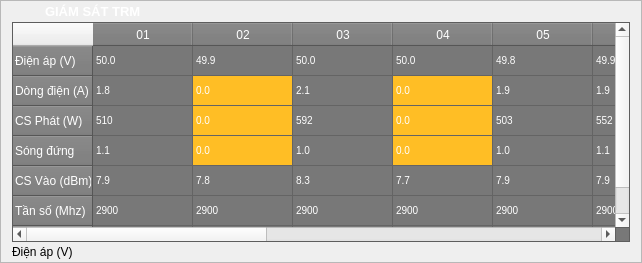
    <widget class="QFrame" name="frame_4">
     <property name="sizePolicy">
      <sizepolicy hsizetype="Preferred" vsizetype="Preferred">
       <horstretch>0</horstretch>
       <verstretch>0</verstretch>
      </sizepolicy>
     </property>
     <property name="minimumSize">
      <size>
       <width>0</width>
       <height>0</height>
      </size>
     </property>
     <property name="maximumSize">
      <size>
       <width>16777215</width>
       <height>16777215</height>
      </size>
     </property>
     <property name="autoFillBackground">
      <bool>false</bool>
     </property>
     <property name="styleSheet">
      <string notr="true">QFrame#frame_4 {
background-color: rgb(80, 80, 80);
border-radius: 10px;
border-width: 2;
border-style: solid;
border-color: rgb(255, 255, 255);
margin-bottom: 5
}
QGroupBox {
border-radius: 5px;
border-width: 2;
border-style: solid;
border-color: rgb(255, 255, 255);
}</string>
     </property>
     <property name="frameShape">
      <enum>QFrame::StyledPanel</enum>
     </property>
     <property name="frameShadow">
      <enum>QFrame::Raised</enum>
     </property>
     <property name="lineWidth">
      <number>0</number>
     </property>
     <layout class="QVBoxLayout" name="verticalLayout_8">
      <property name="spacing">
       <number>3</number>
      </property>
      <property name="topMargin">
       <number>3</number>
      </property>
      <property name="bottomMargin">
       <number>3</number>
      </property>
      <item>
       <widget class="QLabel" name="label_28">
        <property name="maximumSize">
         <size>
          <width>100000</width>
          <height>25</height>
         </size>
        </property>
        <property name="font">
         <font>
          <pointsize>10</pointsize>
          <weight>75</weight>
          <bold>true</bold>
         </font>
        </property>
        <property name="styleSheet">
         <string notr="true">padding-left: 30;
color: white;</string>
        </property>
        <property name="text">
         <string notr="true">GIÁM SÁT TRM</string>
        </property>
        <property name="textFormat">
         <enum>Qt::AutoText</enum>
        </property>
       </widget>
      </item>
      <item>
       <widget class="QTableWidget" name="tableWidget">
        <property name="sizePolicy">
         <sizepolicy hsizetype="Preferred" vsizetype="Expanding">
          <horstretch>0</horstretch>
          <verstretch>0</verstretch>
         </sizepolicy>
        </property>
        <property name="minimumSize">
         <size>
          <width>0</width>
          <height>0</height>
         </size>
        </property>
        <property name="maximumSize">
         <size>
          <width>618</width>
          <height>220</height>
         </size>
        </property>
        <property name="layoutDirection">
         <enum>Qt::LeftToRight</enum>
        </property>
        <property name="styleSheet">
         <string notr="true">QTableWidget {
background-color: rgb(120, 120, 120);
color: white;
font-size: 10px;
}
QHeaderView {
background-color: rgb(120, 120, 120);
color: white;
}
QHeaderView::section {
background-color: rgb(120, 120, 120);
color: white;
height: 23;
width: 80;
}</string>
        </property>
        <property name="lineWidth">
         <number>2</number>
        </property>
        <property name="midLineWidth">
         <number>2</number>
        </property>
        <property name="sizeAdjustPolicy">
         <enum>QAbstractScrollArea::AdjustToContents</enum>
        </property>
        <property name="autoScroll">
         <bool>true</bool>
        </property>
        <property name="selectionMode">
         <enum>QAbstractItemView::ExtendedSelection</enum>
        </property>
        <property name="verticalScrollMode">
         <enum>QAbstractItemView::ScrollPerItem</enum>
        </property>
        <property name="gridStyle">
         <enum>Qt::SolidLine</enum>
        </property>
        <property name="sortingEnabled">
         <bool>false</bool>
        </property>
        <attribute name="horizontalHeaderCascadingSectionResizes">
         <bool>true</bool>
        </attribute>
        <attribute name="horizontalHeaderMinimumSectionSize">
         <number>20</number>
        </attribute>
        <attribute name="verticalHeaderVisible">
         <bool>true</bool>
        </attribute>
        <attribute name="verticalHeaderCascadingSectionResizes">
         <bool>true</bool>
        </attribute>
        <attribute name="verticalHeaderShowSortIndicator" stdset="0">
         <bool>false</bool>
        </attribute>
        <attribute name="verticalHeaderStretchLastSection">
         <bool>false</bool>
        </attribute>
        <row>
         <property name="text">
          <string>Điện áp (V)</string>
         </property>
        </row>
        <row>
         <property name="text">
          <string>Dòng điện (A)</string>
         </property>
        </row>
        <row>
         <property name="text">
          <string>CS Phát (W)</string>
         </property>
        </row>
        <row>
         <property name="text">
          <string>Sóng đứng</string>
         </property>
        </row>
        <row>
         <property name="text">
          <string>CS Vào (dBm)</string>
         </property>
        </row>
        <row>
         <property name="text">
          <string>Tần số (Mhz)</string>
         </property>
        </row>
        <row>
         <property name="text">
          <string>Nhiệt độ (°C)</string>
         </property>
        </row>
        <column>
         <property name="text">
          <string>01</string>
         </property>
        </column>
        <column>
         <property name="text">
          <string>02</string>
         </property>
        </column>
        <column>
         <property name="text">
          <string>03</string>
         </property>
        </column>
        <column>
         <property name="text">
          <string>04</string>
         </property>
        </column>
        <column>
         <property name="text">
          <string>05</string>
         </property>
        </column>
        <column>
         <property name="text">
          <string>06</string>
         </property>
        </column>
        <column>
         <property name="text">
          <string>07</string>
         </property>
        </column>
        <column>
         <property name="text">
          <string>08</string>
         </property>
        </column>
        <column>
         <property name="text">
          <string>09</string>
         </property>
        </column>
        <column>
         <property name="text">
          <string>10</string>
         </property>
        </column>
        <column>
         <property name="text">
          <string>11</string>
         </property>
        </column>
        <column>
         <property name="text">
          <string>12</string>
         </property>
        </column>
        <item row="0" column="0">
         <property name="text">
          <string>50.0</string>
         </property>
         <property name="background">
          <brush brushstyle="NoBrush">
           <color alpha="255">
            <red>120</red>
            <green>120</green>
            <blue>120</blue>
           </color>
          </brush>
         </property>
         <property name="foreground">
          <brush brushstyle="NoBrush">
           <color alpha="255">
            <red>255</red>
            <green>255</green>
            <blue>255</blue>
           </color>
          </brush>
         </property>
        </item>
        <item row="0" column="1">
         <property name="text">
          <string>49.9</string>
         </property>
        </item>
        <item row="0" column="2">
         <property name="text">
          <string>50.0</string>
         </property>
        </item>
        <item row="0" column="3">
         <property name="text">
          <string>50.0</string>
         </property>
        </item>
        <item row="0" column="4">
         <property name="text">
          <string>49.8</string>
         </property>
        </item>
        <item row="0" column="5">
         <property name="text">
          <string>49.9</string>
         </property>
        </item>
        <item row="0" column="6">
         <property name="text">
          <string>50.0</string>
         </property>
        </item>
        <item row="0" column="7">
         <property name="text">
          <string>50.0</string>
         </property>
        </item>
        <item row="0" column="8">
         <property name="text">
          <string>50.0</string>
         </property>
        </item>
        <item row="0" column="9">
         <property name="text">
          <string>49.9</string>
         </property>
        </item>
        <item row="0" column="10">
         <property name="text">
          <string>49.8</string>
         </property>
        </item>
        <item row="0" column="11">
         <property name="text">
          <string>50.0</string>
         </property>
        </item>
        <item row="1" column="0">
         <property name="text">
          <string>1.8</string>
         </property>
        </item>
        <item row="1" column="1">
         <property name="text">
          <string>0.0</string>
         </property>
         <property name="background">
          <brush brushstyle="SolidPattern">
           <color alpha="255">
            <red>255</red>
            <green>190</green>
            <blue>37</blue>
           </color>
          </brush>
         </property>
        </item>
        <item row="1" column="2">
         <property name="text">
          <string>2.1</string>
         </property>
        </item>
        <item row="1" column="3">
         <property name="text">
          <string>0.0</string>
         </property>
         <property name="background">
          <brush brushstyle="SolidPattern">
           <color alpha="255">
            <red>255</red>
            <green>190</green>
            <blue>37</blue>
           </color>
          </brush>
         </property>
        </item>
        <item row="1" column="4">
         <property name="text">
          <string>1.9</string>
         </property>
        </item>
        <item row="1" column="5">
         <property name="text">
          <string>1.9</string>
         </property>
        </item>
        <item row="1" column="6">
         <property name="text">
          <string>2.0</string>
         </property>
        </item>
        <item row="1" column="7">
         <property name="text">
          <string>1.7</string>
         </property>
        </item>
        <item row="1" column="8">
         <property name="text">
          <string>8.2</string>
         </property>
         <property name="background">
          <brush brushstyle="NoBrush">
           <color alpha="255">
            <red>255</red>
            <green>190</green>
            <blue>37</blue>
           </color>
          </brush>
         </property>
        </item>
        <item row="1" column="9">
         <property name="text">
          <string>1.9</string>
         </property>
        </item>
        <item row="1" column="10">
         <property name="text">
          <string>1.8</string>
         </property>
        </item>
        <item row="1" column="11">
         <property name="text">
          <string>1.7</string>
         </property>
        </item>
        <item row="2" column="0">
         <property name="text">
          <string>510</string>
         </property>
        </item>
        <item row="2" column="1">
         <property name="text">
          <string>0.0</string>
         </property>
         <property name="background">
          <brush brushstyle="SolidPattern">
           <color alpha="255">
            <red>255</red>
            <green>190</green>
            <blue>37</blue>
           </color>
          </brush>
         </property>
        </item>
        <item row="2" column="2">
         <property name="text">
          <string>592</string>
         </property>
        </item>
        <item row="2" column="3">
         <property name="text">
          <string>0.0</string>
         </property>
         <property name="background">
          <brush brushstyle="SolidPattern">
           <color alpha="255">
            <red>255</red>
            <green>190</green>
            <blue>37</blue>
           </color>
          </brush>
         </property>
        </item>
        <item row="2" column="4">
         <property name="text">
          <string>503</string>
         </property>
        </item>
        <item row="2" column="5">
         <property name="text">
          <string>552</string>
         </property>
        </item>
        <item row="2" column="6">
         <property name="text">
          <string>477</string>
         </property>
        </item>
        <item row="2" column="7">
         <property name="text">
          <string>512</string>
         </property>
        </item>
        <item row="2" column="8">
         <property name="text">
          <string>0.0</string>
         </property>
         <property name="background">
          <brush brushstyle="NoBrush">
           <color alpha="255">
            <red>255</red>
            <green>190</green>
            <blue>37</blue>
           </color>
          </brush>
         </property>
        </item>
        <item row="2" column="9">
         <property name="text">
          <string>458</string>
         </property>
        </item>
        <item row="2" column="10">
         <property name="text">
          <string>512</string>
         </property>
        </item>
        <item row="2" column="11">
         <property name="text">
          <string>443</string>
         </property>
        </item>
        <item row="3" column="0">
         <property name="text">
          <string>1.1</string>
         </property>
        </item>
        <item row="3" column="1">
         <property name="text">
          <string>0.0</string>
         </property>
         <property name="background">
          <brush brushstyle="SolidPattern">
           <color alpha="255">
            <red>255</red>
            <green>190</green>
            <blue>37</blue>
           </color>
          </brush>
         </property>
        </item>
        <item row="3" column="2">
         <property name="text">
          <string>1.0</string>
         </property>
        </item>
        <item row="3" column="3">
         <property name="text">
          <string>0.0</string>
         </property>
         <property name="background">
          <brush brushstyle="SolidPattern">
           <color alpha="255">
            <red>255</red>
            <green>190</green>
            <blue>37</blue>
           </color>
          </brush>
         </property>
        </item>
        <item row="3" column="4">
         <property name="text">
          <string>1.0</string>
         </property>
        </item>
        <item row="3" column="5">
         <property name="text">
          <string>1.1</string>
         </property>
        </item>
        <item row="3" column="6">
         <property name="text">
          <string>1.0</string>
         </property>
        </item>
        <item row="3" column="7">
         <property name="text">
          <string>1.1</string>
         </property>
        </item>
        <item row="3" column="8">
         <property name="text">
          <string>0.0</string>
         </property>
         <property name="background">
          <brush brushstyle="NoBrush">
           <color alpha="255">
            <red>255</red>
            <green>190</green>
            <blue>37</blue>
           </color>
          </brush>
         </property>
        </item>
        <item row="3" column="9">
         <property name="text">
          <string>1.2</string>
         </property>
        </item>
        <item row="3" column="10">
         <property name="text">
          <string>1.0</string>
         </property>
        </item>
        <item row="3" column="11">
         <property name="text">
          <string>1.0</string>
         </property>
        </item>
        <item row="4" column="0">
         <property name="text">
          <string>7.9</string>
         </property>
        </item>
        <item row="4" column="1">
         <property name="text">
          <string>7.8</string>
         </property>
        </item>
        <item row="4" column="2">
         <property name="text">
          <string>8.3</string>
         </property>
        </item>
        <item row="4" column="3">
         <property name="text">
          <string>7.7</string>
         </property>
        </item>
        <item row="4" column="4">
         <property name="text">
          <string>7.9</string>
         </property>
        </item>
        <item row="4" column="5">
         <property name="text">
          <string>7.9</string>
         </property>
        </item>
        <item row="4" column="6">
         <property name="text">
          <string>8.1</string>
         </property>
        </item>
        <item row="4" column="7">
         <property name="text">
          <string>7.8</string>
         </property>
        </item>
        <item row="4" column="8">
         <property name="text">
          <string>8.0</string>
         </property>
        </item>
        <item row="4" column="9">
         <property name="text">
          <string>8.0</string>
         </property>
        </item>
        <item row="4" column="10">
         <property name="text">
          <string>7.8</string>
         </property>
        </item>
        <item row="4" column="11">
         <property name="text">
          <string>7.9</string>
         </property>
        </item>
        <item row="5" column="0">
         <property name="text">
          <string>2900</string>
         </property>
        </item>
        <item row="5" column="1">
         <property name="text">
          <string>2900</string>
         </property>
        </item>
        <item row="5" column="2">
         <property name="text">
          <string>2900</string>
         </property>
        </item>
        <item row="5" column="3">
         <property name="text">
          <string>2900</string>
         </property>
        </item>
        <item row="5" column="4">
         <property name="text">
          <string>2900</string>
         </property>
        </item>
        <item row="5" column="5">
         <property name="text">
          <string>2900</string>
         </property>
        </item>
        <item row="5" column="6">
         <property name="text">
          <string>2900</string>
         </property>
        </item>
        <item row="5" column="7">
         <property name="text">
          <string>2900</string>
         </property>
        </item>
        <item row="5" column="8">
         <property name="text">
          <string>2900</string>
         </property>
        </item>
        <item row="5" column="9">
         <property name="text">
          <string>2900</string>
         </property>
        </item>
        <item row="5" column="10">
         <property name="text">
          <string>2900</string>
         </property>
        </item>
        <item row="5" column="11">
         <property name="text">
          <string>2900</string>
         </property>
        </item>
        <item row="6" column="0">
         <property name="text">
          <string>32</string>
         </property>
        </item>
        <item row="6" column="1">
         <property name="text">
          <string>32</string>
         </property>
        </item>
        <item row="6" column="2">
         <property name="text">
          <string>32</string>
         </property>
        </item>
        <item row="6" column="3">
         <property name="text">
          <string>32</string>
         </property>
        </item>
        <item row="6" column="4">
         <property name="text">
          <string>33</string>
         </property>
        </item>
        <item row="6" column="5">
         <property name="text">
          <string>33</string>
         </property>
        </item>
        <item row="6" column="6">
         <property name="text">
          <string>32</string>
         </property>
        </item>
        <item row="6" column="7">
         <property name="text">
          <string>32</string>
         </property>
        </item>
        <item row="6" column="8">
         <property name="text">
          <string>32</string>
         </property>
        </item>
        <item row="6" column="9">
         <property name="text">
          <string>32</string>
         </property>
        </item>
        <item row="6" column="10">
         <property name="text">
          <string>31</string>
         </property>
        </item>
        <item row="6" column="11">
         <property name="text">
          <string>33</string>
         </property>
        </item>
       </widget>
      </item>
      <item>
       <layout class="QHBoxLayout" name="horizontalLayout_5">
        <item>
         <widget class="QLabel" name="label_15">
          <property name="text">
           <string>Điện áp (V)</string>
          </property>
         </widget>
        </item>
       </layout>
      </item>
     </layout>
    </widget>
